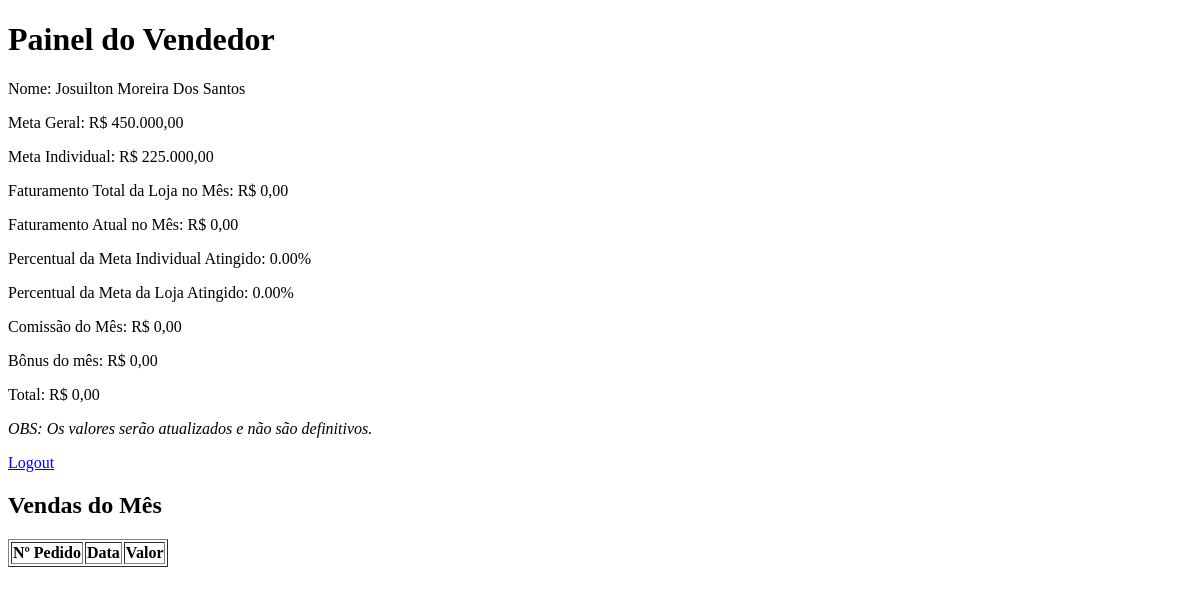
Page /dashboard (signed in) on the committed database.
### tables this page shows
CREATE TABLE Users (
        id INTEGER PRIMARY KEY AUTOINCREMENT,
        username TEXT NOT NULL,
        password TEXT NOT NULL,
        name TEXT NOT NULL,  -- Nome completo do usuário
        role TEXT NOT NULL  -- 'seller' ou 'master'
    , branch TEXT DEFAULT 'Loja', active INTEGER DEFAULT 1 NOT NULL);

CREATE TABLE GeneralGoals (
        id INTEGER PRIMARY KEY AUTOINCREMENT,
        goal REAL NOT NULL
    );

CREATE TABLE IndividualGoals (
        id INTEGER PRIMARY KEY AUTOINCREMENT,
        user_id INTEGER NOT NULL,
        goal REAL NOT NULL,
        FOREIGN KEY(user_id) REFERENCES Users(id)
    );

### modules/dashboards/__init__.py (the view, shortened to what this page needs)
@dashboards_bp.route('/dashboard', defaults={'seller_id': None})
@dashboards_bp.route('/dashboard/<int:seller_id>')
def dashboard(seller_id):
    if 'user_id' not in session:
        return redirect(url_for('users.login'))
    user_id = session['user_id']
    user_role = session['role']
    conn = get_db_connection()
    cursor = conn.cursor()
    if user_role == 'seller' or (user_role == 'master' and seller_id is None):
        seller_id = user_id
    cursor.execute('SELECT name, branch, active FROM Users WHERE id = ?', (seller_id,))
    user_info = cursor.fetchone()
    if not user_info or user_info['active'] == 0:
        flash('Usuário inativo ou não encontrado.', 'error')
        return redirect(url_for('users.login'))
    user_name = user_info['name']
    user_branch = user_info['branch']
    cursor.execute('''
        SELECT SUM(amount) AS total_seller_sales
        FROM Sales
        WHERE user_id = ?
        AND strftime('%m', date) = strftime('%m', 'now')
        AND strftime('%Y', date) = strftime('%Y', 'now')
    ''', (seller_id,))
    total_saleseller_s_row = cursor.fetchone()
    total_seller_sales = total_saleseller_s_row['total_seller_sales'] if total_saleseller_s_row and total_saleseller_s_row['total_seller_sales'] else 0
    cursor.execute('SELECT goal FROM IndividualGoals WHERE user_id = ?', (seller_id,))
    individual_goal_row = cursor.fetchone()
    individual_goal = individual_goal_row['goal'] if individual_goal_row else 0
    cursor.execute('''
        SELECT SUM(amount) AS total_branch_sales
        FROM Sales
        WHERE user_id IN (SELECT id FROM Users WHERE branch = ?)
        AND strftime('%m', date) = strftime('%m', 'now')
        AND strftime('%Y', date) = strftime('%Y', 'now')
    ''', (user_branch,))
    total_branch_sales_row = cursor.fetchone()
    total_branch_sales = total_branch_sales_row['total_branch_sales'] if total_branch_sales_row and total_branch_sales_row['total_branch_sales'] else 0
    cursor.execute('SELECT goal FROM GeneralGoals ORDER BY id DESC LIMIT 1')
    general_goal_row = cursor.fetchone()
    general_goal = float(general_goal_row['goal']) if general_goal_row else 0
    cursor.execute('''
        SELECT date, amount, order_number, id
        FROM Sales
        WHERE user_id = ?
        AND strftime('%m', date) = strftime('%m', 'now')
        AND strftime('%Y', date) = strftime('%Y', 'now')
        ORDER BY order_number DESC
    ''', (seller_id,))
    vendas = cursor.fetchall()
    individual_percentage = (total_seller_sales / individual_goal) * 100 if individual_goal else 0
    branch_percentage = (total_branch_sales / general_goal) * 100 if general_goal else 0
    if user_branch == 'Loja':
        commission_rate = 0.01
        bonus_rate = 0
        if total_seller_sales >= 225000:
            bonus_rate = 0.006
        elif total_seller_sales >= 170000:
            bonus_rate = 0.004
        elif total_seller_sales >= 130000:
            bonus_rate = 0.003
    elif user_branch == 'Oficina':
        bonus_rate = 0
        commission_rate = 0.005
        if total_branch_sales >= 500000:
            commission_rate = 0.01
    commission = total_seller_sales * commission_rate
    bonus = total_seller_sales * bonus_rate
    extra_total = commission + bonus
    if user_role == 'seller' or (user_role == 'master' and seller_id != user_id):
        conn.close()
        return render_template('seller_dashboard.html',
                               total_seller_sales=total_seller_sales,
                               total_branch_sales=total_branch_sales,
                               individual_percentage=individual_percentage,
                               branch_percentage=branch_percentage,
                               user_id=user_id,
                               user_name=user_name,
                               general_goal=general_goal,
                               vendas=vendas,
                               individual_goal=individual_goal,
                               commission=commission,
                               bonus=bonus,
                               extra_total=extra_total,
                               user_branch=user_branch,
                               user_role=user_role)

### modules/db.py (called while the page is built)
def get_db_connection():
    conn = sqlite3.connect('sales_tracking.db')
    conn.row_factory = sqlite3.Row
    return conn

### utils/text_utils.py (called while the page is built)
def format_currency(value):
    return f'R$ {value:,.2f}'.replace(',', 'X').replace('.', ',').replace('X', '.')

def format_percentage(value):
    return f'{value:,.2f}%'.replace(',', 'X').replace('X', '.')

### templates/seller_dashboard.html (shortened to what this page needs)
{% extends "base.html" %}
{% block content %}
<h1>Painel do Vendedor</h1>
<p>Nome: {{user_name}}</p>
<p>Meta Geral: {{ general_goal | float | currency }}</p>
<p>Meta Individual: {{ individual_goal | float | currency }}</p>
<p>Faturamento Total da {{ user_branch }} no Mês: {{ total_branch_sales | float | currency }}</p>
<p>Faturamento Atual no Mês: {{ total_seller_sales | float | currency }}</p>
<p>Percentual da Meta Individual Atingido: {{ individual_percentage | float | percentage}}</p>
<p>Percentual da Meta da {{user_branch}} Atingido: {{ branch_percentage | float | percentage}}</p>
<p>Comissão do Mês: {{ commission | float | currency }}</p>
{% if user_branch == 'Loja' %}
<p>Bônus do mês: {{ bonus | float | currency }}</p>
<p>Total: {{ extra_total | float | currency }}</p>
{% endif %}
<p><em>OBS: Os valores serão atualizados e não são definitivos.</em></p>
{% if user_role == 'master' %}
<a href="{{ url_for('dashboards.dashboard') }}">Voltar</a>
{% elif user_role == 'seller' %}
<a href="{{ url_for('users.logout') }}">Logout</a>
{% endif %}
<h2>Vendas do Mês</h2>
<table border="1">
    <tr>
        <th>Nº Pedido</th>
        <th>Data</th>
        <th>Valor</th>
    </tr>
</table>
{% endblock %}

### rows in the picture
Users: name "Josuilton Moreira Dos Santos", branch "Loja"
GeneralGoals: goal "R$ 450.000,00"
IndividualGoals: goal "R$ 225.000,00"

### other values in the picture
{{ total_branch_sales | float | currency }} "R$ 0,00"
{{ total_seller_sales | float | currency }} "R$ 0,00"
{{ individual_percentage | float | percentage }} "0.00%"
{{ branch_percentage | float | percentage }} "0.00%"
{{ commission | float | currency }} "R$ 0,00"
{{ bonus | float | currency }} "R$ 0,00"
{{ extra_total | float | currency }} "R$ 0,00"
